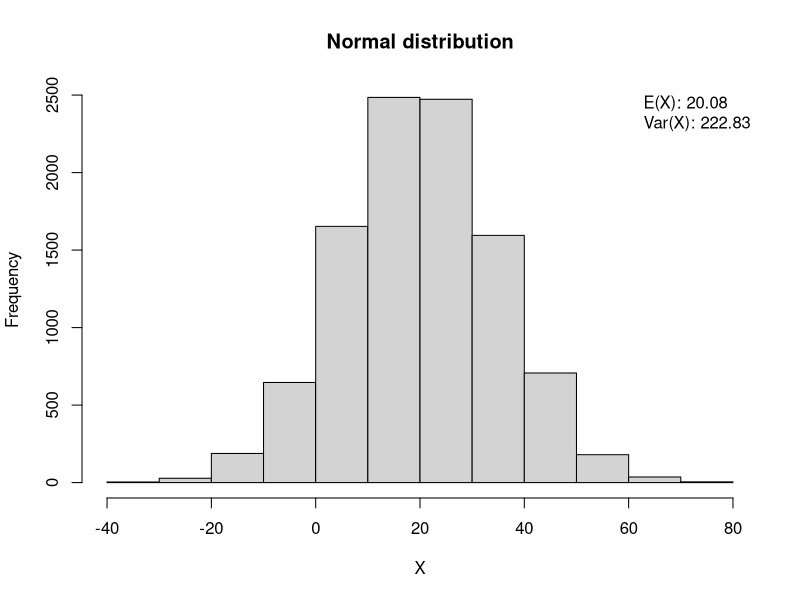
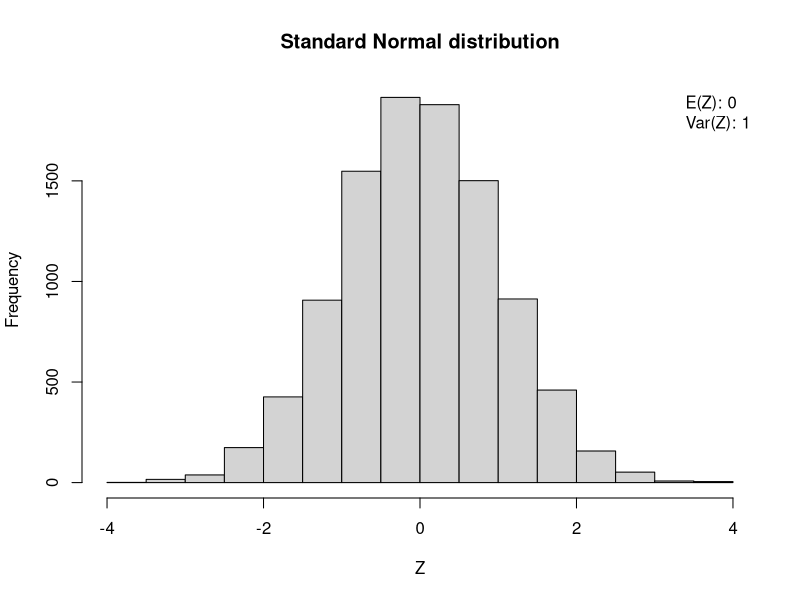
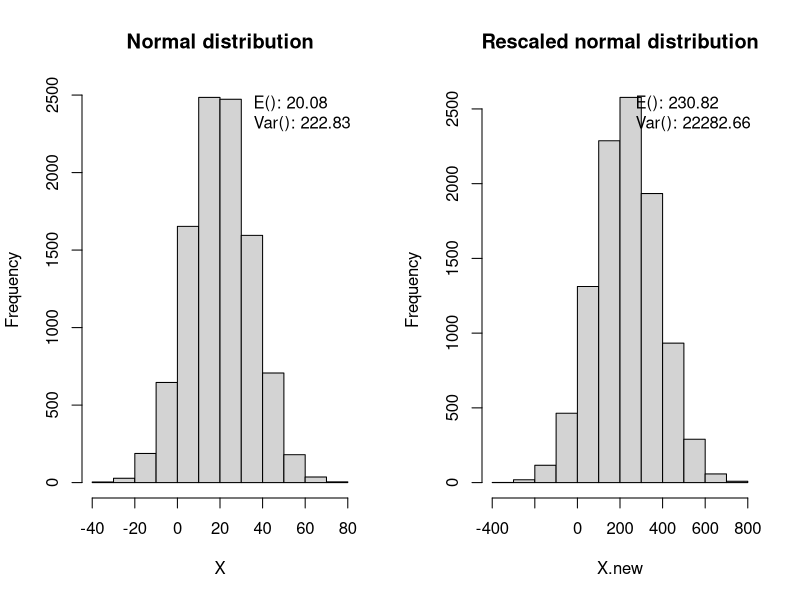
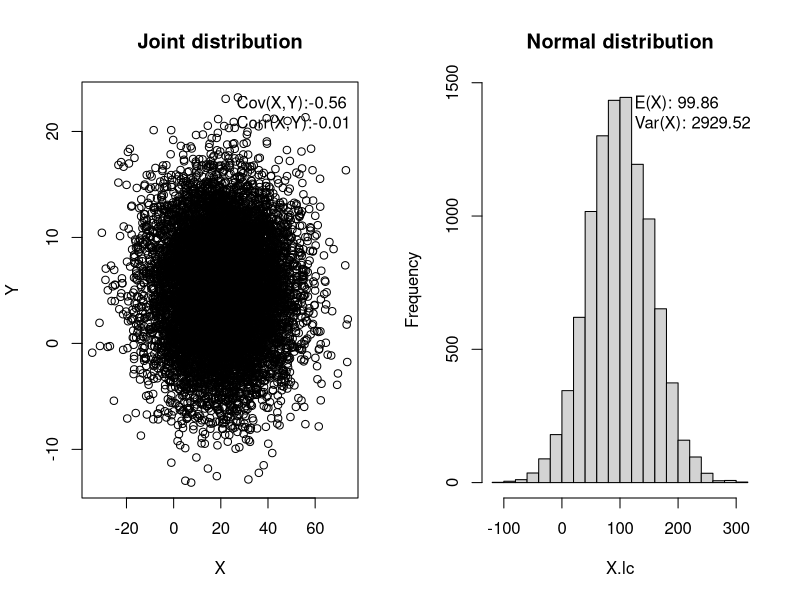
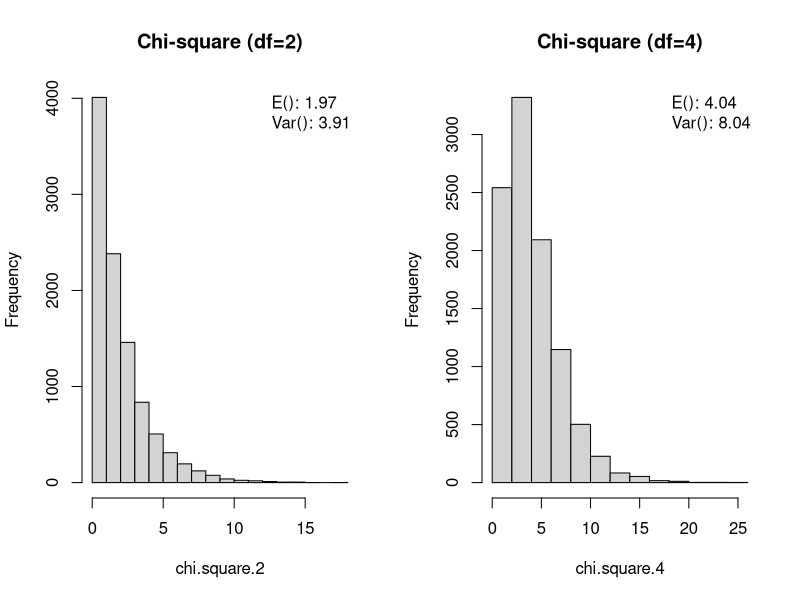
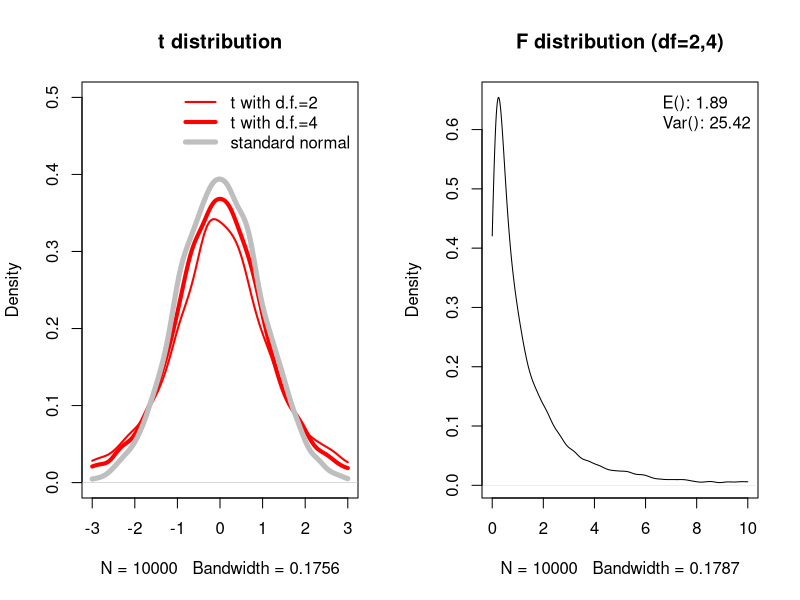

Reproduce these figures in R, in order.
## ---- chunk 1
X <- rnorm(10000,mean=20,sd=15)
hist(X,main="Normal distribution")
legend("topright",c(paste("E(X):",round(mean(X),2)),
                    paste("Var(X):",round(mean(X^2)-mean(X)^2,2))),
       bty="n")
## ---- chunk 2
Z <- (X - mean(X))/sqrt(mean(X^2)-mean(X)^2)
hist(Z,main="Standard Normal distribution")
legend("topright",c(paste("E(Z):",round(mean(Z),2)),
                    paste("Var(Z):",round(mean(Z^2)-mean(Z)^2,2))),
       bty="n")
## ---- chunk 3
X.new <- X * 10 + 30
par(mfrow=c(1,2))
hist(X,main="Normal distribution")
legend("topright",c(paste("E():",round(mean(X),2)),
                    paste("Var():",round(mean(X^2)-mean(X)^2,2))),
       bty="n")
hist(X.new,main="Rescaled normal distribution")
legend("topright",c(paste("E():",round(mean(X.new),2)),
                    paste("Var():",round(mean(X.new^2)-mean(X.new)^2,2))),
       bty="n")

## ---- chunk 4
Y <- rnorm(10000,mean=5,sd=5)
plot(X,Y,main="Joint distribution")
legend("topright",c(paste0("Cov(X,Y):",round(cov(X,Y),2)),
                    paste0("Corr(X,Y):",round(cor(X,Y),2))),
       bty="n")
## ---- chunk 5
X2 <- rnorm(10000,mean=20,sd=15)
X.lc <- 3*X + 2*X2
hist(X.lc,main="Normal distribution")
legend("topright",c(paste("E(X):",round(mean(X.lc),2)),
                    paste("Var(X):",round(mean(X.lc^2)-mean(X.lc)^2,2))),
       bty="n")

## ---- chunk 6
Z.square.1 <- rnorm(10000,mean=0,sd=1)^2
Z.square.2 <- rnorm(10000,mean=0,sd=1)^2
Z.square.3 <- rnorm(10000,mean=0,sd=1)^2
Z.square.4 <- rnorm(10000,mean=0,sd=1)^2
Z.square.5 <- rnorm(10000,mean=0,sd=1)^2
Z.square.6 <- rnorm(10000,mean=0,sd=1)^2

chi.square.2 <- Z.square.1 + Z.square.2
chi.square.4 <- Z.square.3 + Z.square.4 + Z.square.5 + Z.square.6

par(mfrow=c(1,2))
hist(chi.square.2,main="Chi-square (df=2)")
legend("topright",c(paste("E():",round(mean(chi.square.2),2)),
                    paste("Var():",round(mean(chi.square.2^2)-mean(chi.square.2)^2,2))),
       bty="n")
hist(chi.square.4,main="Chi-square (df=4)")
legend("topright",c(paste("E():",round(mean(chi.square.4),2)),
                    paste("Var():",round(mean(chi.square.4^2)-mean(chi.square.4)^2,2))),
       bty="n")


## ---- chunk 7

t.2 <- Z/sqrt(chi.square.2/2)
t.4 <- Z/sqrt(chi.square.4/4)

plot(density(t.2,from=-3,to=3),main="t distribution",ylim=c(0,0.5),lwd=2,col="red")
par(new=T)
plot(density(t.4,from=-3,to=3),ylim=c(0,0.5),ann=F,axes=F,lwd=4,col="red")
par(new=T)
plot(density(Z,from=-3,to=3),ylim=c(0,0.5),ann=F,axes=F,lwd=5,col="grey")
legend("topright",lwd=c(2,4,5),col=c("red","red","grey"),
       c("t with d.f.=2","t with d.f.=4","standard normal"),
       bty="n")

## ---- chunk 8

F.2.4 <- (chi.square.2 /2)/(chi.square.4 /4)

plot(density(F.2.4,from=0,to=10),main="F distribution (df=2,4)")
legend("topright",c(paste("E():",round(mean(F.2.4),2)),
                    paste("Var():",round(mean(F.2.4^2)-mean(F.2.4)^2,2))),
       bty="n")


